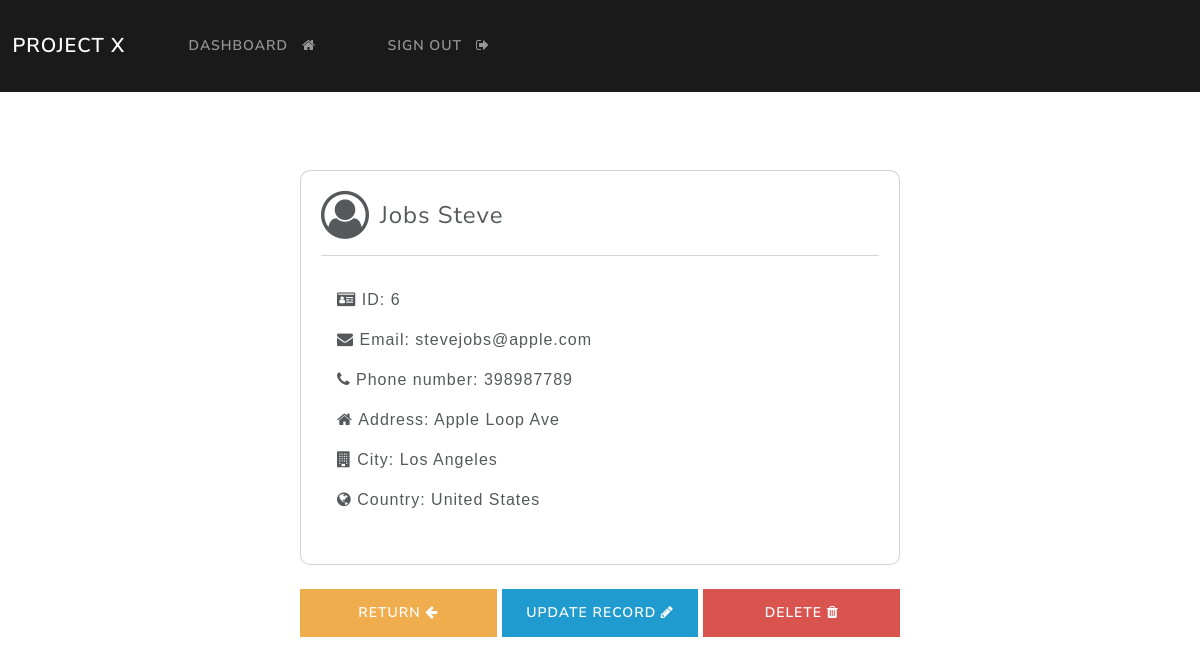
The app's page /record/6 (signed in) with its own data.
### webapp/models.py (models this page shows, shortened)
class Record(models.Model):
    creation_date = models.DateTimeField(auto_now_add=True)
    first_name = models.CharField(max_length=100)
    last_name = models.CharField(max_length=100)
    email = models.CharField(max_length=255)
    phone = models.CharField(max_length=20)
    address = models.CharField(max_length=300)
    city = models.CharField(max_length=200)
    country = models.CharField(max_length=20)

### webapp/views.py (the view)
# urls.py: path('record/<int:pk>', views.singular_record, name="record"),
@login_required(login_url='my-login')
def singular_record(request, pk):
    all_records = Record.objects.get(id=pk)
    context = {'record': all_records}
    return render(request, 'webapp/view-record.html', context=context)

### webapp/templates/webapp/view-record.html
{% extends 'webapp/base.html' %}
{% block content %}
<div class="card mx-auto" style="max-width: 600px; margin-top: 30px; padding: 20px; border-radius: 10px;">
    <div class="d-flex align-items-center">
        <i class="fa fa-user-circle-o" aria-hidden="true" style="font-size: 48px; margin-right: 10px;"></i>
        <strong style="font-size: 24px;">
            {{ record.last_name }} {{ record.first_name }}
        </strong>
    </div>
    <hr>
    <div class="card-body" style="font-family: Arial, sans-serif;">
        <p><i class="fa fa-id-card" aria-hidden="true"></i>&nbsp;<strong>ID:</strong> {{ record.id }}</p>
        <p><i class="fa fa-envelope" aria-hidden="true"></i>&nbsp;<strong>Email:</strong> {{ record.email }}</p>
        <p><i class="fa fa-phone" aria-hidden="true"></i>&nbsp;<strong>Phone number:</strong> {{ record.phone }}</p>
        <p><i class="fa fa-home" aria-hidden="true"></i>&nbsp;<strong>Address:</strong> {{ record.address }}</p>
        <p><i class="fa fa-building" aria-hidden="true"></i>&nbsp;<strong>City:</strong> {{ record.city }}</p>
        <p><i class="fa fa-globe" aria-hidden="true"></i>&nbsp;<strong>Country:</strong> {{ record.country }}</p>
    </div>
</div>
<br>
<div class="d-flex justify-content-between" style="max-width: 600px; margin: auto;">
    <a href="{% url 'dashboard' %}" class="btn btn-secondary" style="background-color: #f0ad4e; color: white; flex: 1; margin-right: 5px;">Return <i class="fa fa-arrow-left"></i></a>
    <a href="{% url 'update-record' record.id %}" class="btn btn-info" style="flex: 1; margin-right: 5px;">Update record <i class="fa fa-pencil"></i></a>
    <a href="{% url 'delete-record' record.id %}" class="btn btn-danger" style="flex: 1;">Delete <i class="fa fa-trash"></i></a>
</div>
{% endblock %}

### records on screen
Record: last_name "Jobs", first_name "Steve", id "6", email "stevejobs@apple.com", phone "398987789", address "Apple Loop Ave", city "Los Angeles", country "United States"
